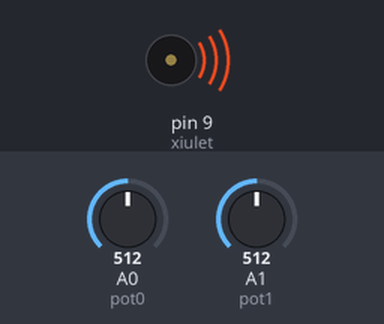
This sketch was run on a simulated Arduino Uno, built with avr-gcc and run on an emulated ATmega328P. Parts: buzzer (waves = sounding). The test bench sets the inputs (shaded band); at power-on: A1 (pot1) = 512, A0 (pot0) = 512.

Above: at 1.8 s.
1.9 s: A1 (pot1) set to 0
At 2.3 s:
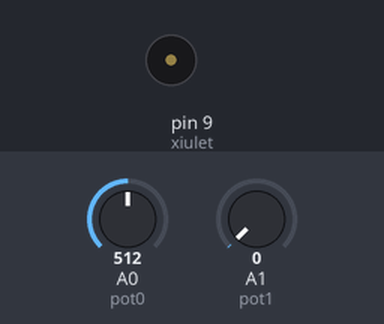
3.5 s: A1 (pot1) set to 122
At 4.5 s:
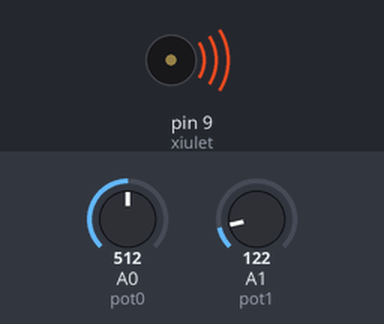
Timing chart, 0 to 6.5 s (numbered marks = the images above; inputs shaded):
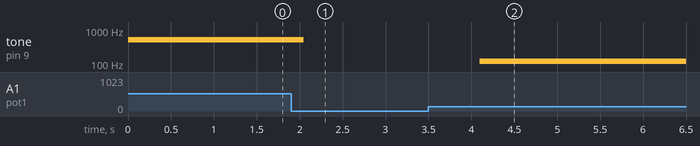

Measured:
- after the input at 1.9 s, tone on pin 9 (xiulet): 512 Hz → silent after 0.15 s
- after the input at 3.5 s, tone on pin 9 (xiulet): silent → 122 Hz after 0.60 s

The sketch:

exercici_6.ino
```cpp
/*""""""""""""""""""""""""""""""""""""""""""""""""""""""""""""""""""""""""""""""""""""""
""                                                                                    ""
""                                                                                    ""
""                                 TÍTOL: HELLO WORLD                                 ""
""                                 GABRIEL JAN IWAN                                   ""
""                                                                                    ""
""                                                                                    ""
""                                                                                    ""
""""""""""""""""""""""""""""""""""""""""""""""""""""""""""""""""""""""""""""""""""""""*/

//"""""""""""""""""""""""""""""""""""" INCLUDE """""""""""""""""""""""""""""""""""""""""


//"""""""""""""""""""""""""""""""""""" VARIABLES """""""""""""""""""""""""""""""""""""""

const byte xiulet = 9;        // donar nom al pin 9 de l’Arduino
const byte pot0 = A0;         // donar nom al pin A0 de l’Arduino
const byte pot1 = A1;         // donar nom al pin A0 de l’Arduino

int valPot0;
int valPot1;


//""""""""""""""""""""""""""""""""""""" SETUP """"""""""""""""""""""""""""""""""""""""""

void setup()                                 // CONFIGURA EL FINAL DE SORTIDA
{

  pinMode(xiulet, OUTPUT);   // definir el pin 9 com una sortida


}


//""""""""""""""""""""""""""""""""""""" LOOP """""""""""""""""""""""""""""""""""""""""""

void loop() {                                          //INICIA EL PROGRAMA EN BUCLE

valPot0 = analogRead(pot0);    // llegir valor potenciòmetre
valPot1 = analogRead(pot1);    // llegir valor potenciòmetre

  tone(xiulet, valPot1);    // xiulet de durada valPot0
  delay(2*valPot0);

}


//""""""""""""""""""""""""""""""""""""" FUNCIONS """"""""""""""""""""""""""""""""""""""""
```
